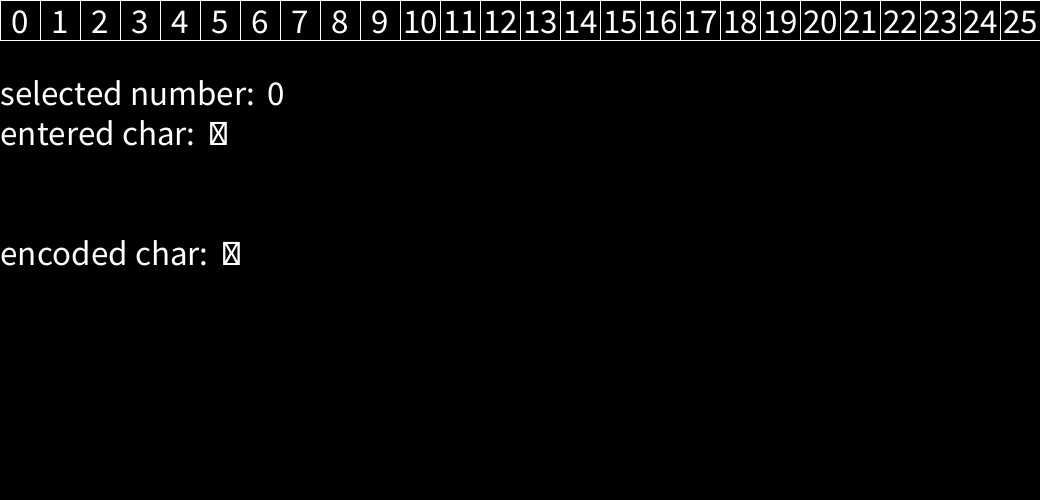
Frame 1 (no input)
Frame 60 (the mouse pressed at the canvas centre just before this capture): identical to frame 1, image omitted
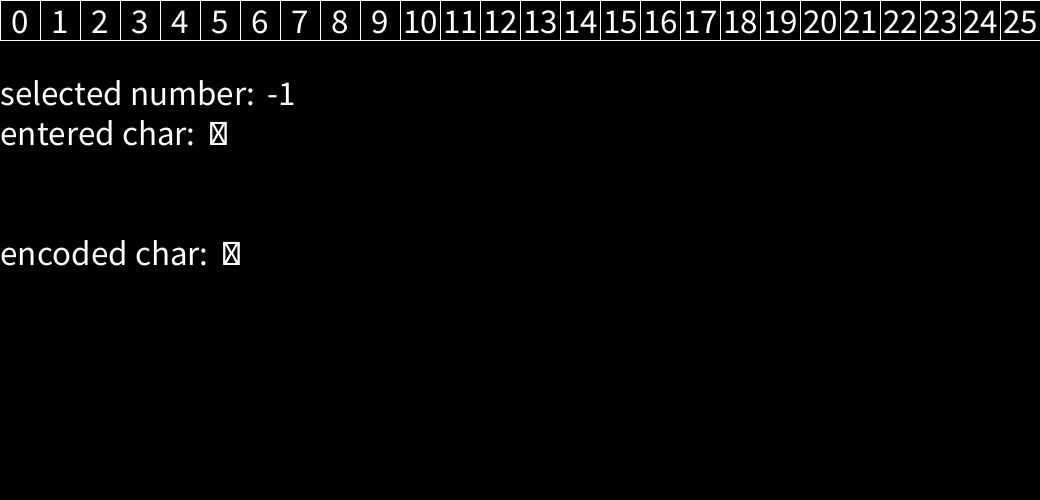
Frame 120 (the mouse held since frame 60 and released just before this capture)

The Processing sketch that drew these frames (run headless with seeded random() and noise(); from frame 60 on, the mouse is pressed at the canvas centre):

// Processing sketch: w12_rotx
// ── w12_rotx.pde
char c, rc;
int rotnum;
int SIZE;

void setup() {
  size(1040, 500);
  SIZE = 40;
  textAlign(CENTER, CENTER);

}//setup

void draw() {
  background(0);
  numberRow(0, 0, SIZE);

  textAlign(LEFT, TOP);
  text("selected number: ", 0, SIZE*2);
  text(rotnum, textWidth("selected number: ") + 5, SIZE*2);

  text("entered char: ", 0, SIZE * 3);
  text(c, textWidth("entered char: ") + 5, SIZE * 3);

  text("encoded char: ", 0, 240);
  text(rc, textWidth("encoded char: ") + 5, 240);
}//draw

void keyPressed() {

  if (key >= 'a' && key <= 'z' || key >= 'A' && key <= 'Z') {
    c = key;
    rc = rotX(c, rotnum);
  }
  //println(c, rc);
}//keyPressed

char rotX(char c, int offset) {
    if (c >= 'A' && c <= 'Z') {
        return (char) ((c - 'A' + offset) % 26 + 'A');
    }
    else if (c >= 'a' && c <= 'z') {
        return (char) ((c - 'a' + offset) % 26 + 'a');
    }
    return c;
}//rotX

void mousePressed() {
  rotnum = getNum(mouseX, mouseY, 40);
  rc = rotX(c, rotnum);
}//mousePressed

void numberRow(int x, int y, int s) {
  for (int i=0; i<26; i++) {
    numberBox(i, x, y, s);
    x+= s;
  }
}//numberRow

void numberBox(int i, int x, int y, int s) {
  noFill();
  stroke(255);
  square(x, y, s);

  fill(255);
  textAlign(CENTER, CENTER);
  textSize(s-5);
  text(i, x+s/2, y+s/2);
}//numberBox

int getNum(int x, int y, int s) {
  if (y > s) {
    return -1;
  }
  else {
    return x / s;
  }
}//getNum
